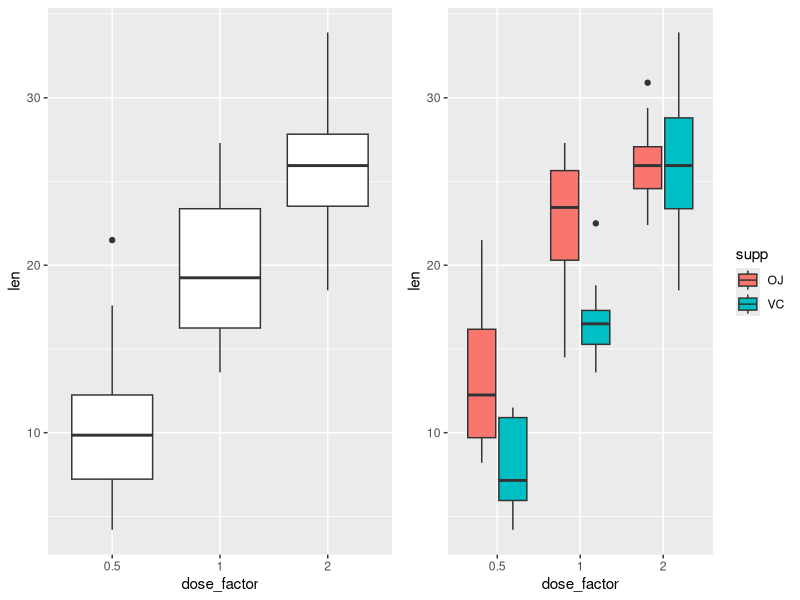
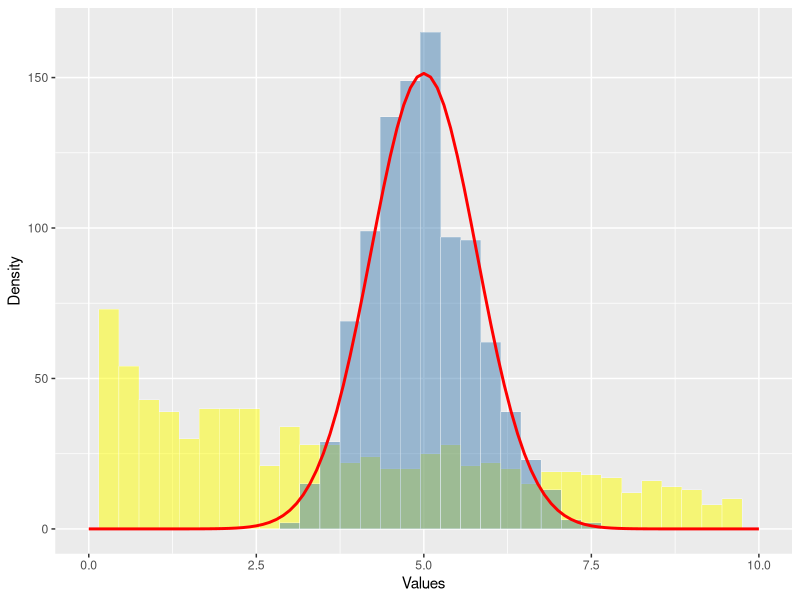

Write the R code that produced these figures, in order.
## ---- chunk 1
knitr::opts_chunk$set(echo = TRUE)
library(ggplot2)
library(dplyr)
set.seed(1)
## ---- chunk 2
lambda <- 0.2
n  <- 40 
rexpAvgsDist = NULL
for (i in 1 : 1000) rexpAvgsDist = c(rexpAvgsDist, mean(rexp(n = n, rate=lambda)))
## ---- chunk 3
1/lambda
## ---- chunk 4
mean(rexpAvgsDist)
## ---- chunk 5
1/lambda^2/n
## ---- chunk 6
var(rexpAvgsDist)
## ---- chunk 7
library(cowplot)

ToothGrowth$dose_factor <- as.factor(ToothGrowth$dose)
p_all <- ggplot(ToothGrowth, aes(x=dose_factor, y=len)) + 
    geom_boxplot()

p_by_dose <- ggplot(ToothGrowth, aes(x=dose_factor, y=len, fill=supp)) +
    geom_boxplot()

plot_grid(p_all, p_by_dose, ncol = 2, nrow = 1)

## ---- chunk 8
ToothGrowth %>% group_by(supp,dose) %>%  
    summarize(mean=mean(len), sd=sd(len))
## ---- chunk 9
nbPoints <- length(rexpAvgsDist) # 1000

rexpRandomDist <- rexp(n = nbPoints, rate=lambda)

df <- data_frame(rexpAvgsDist,rexpRandomDist) 

binwidth <- 0.3
ggplot(df) + 
        scale_x_continuous(limits = c(0, 10)) +
        geom_histogram(binwidth = binwidth, aes(x=rexpRandomDist), 
                       colour = "white", fill = "yellow",  size = 0.1,alpha=0.5)+
        geom_histogram(binwidth = binwidth, aes(x=rexpAvgsDist), 
                       colour = "white", fill = "steelblue", size = 0.1,alpha=0.5)  +
        stat_function(fun = function(averages) 
            dnorm(averages, mean = 5, sd = sqrt(0.625)) * nbPoints*binwidth,
            color= "red",size=1 ) +
        labs(x = "Values",y ="Density")
        
                
## ---- chunk 10

d0.5 <- ToothGrowth %>% filter(dose==0.5) %>% select(len)
d2.0 <- ToothGrowth %>% filter(dose==2) %>% select(len)

t.test(d2.0,d0.5,paired=FALSE)

OJ.low.dose <- ToothGrowth %>% filter(supp=="OJ",dose<2) %>% select(len)
VC.low.dose <- ToothGrowth %>% filter(supp=="VC",dose<2) %>% select(len)

t.test(OJ.low.dose,VC.low.dose,paired=FALSE)

OJ.high.dose <- ToothGrowth %>% filter(supp=="OJ",dose==2) %>% select(len)
VC.high.dose <- ToothGrowth %>% filter(supp=="VC",dose==2) %>% select(len)

t.test(OJ.high.dose,VC.high.dose,paired=FALSE)
